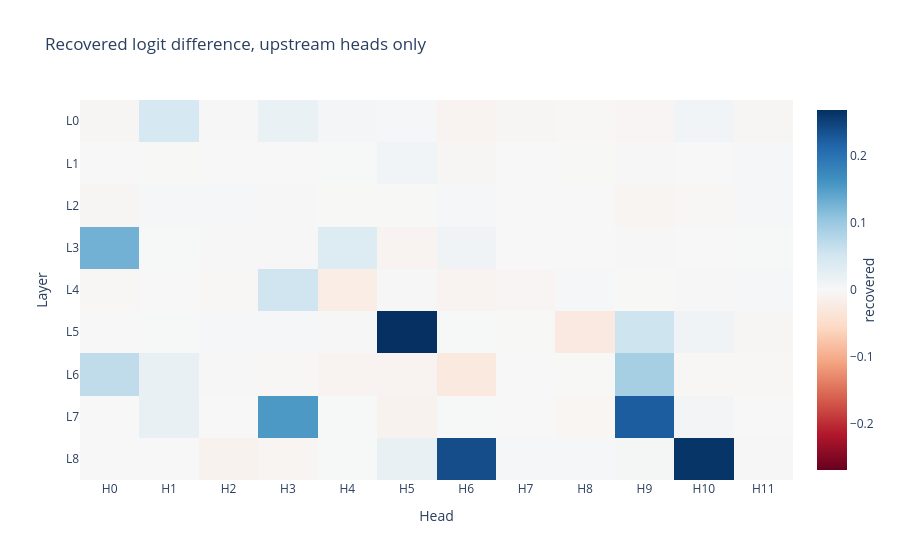

The cell this chart's notebook holds for it:
### Code cell
# The recovered fractions straddle zero, so plot_sweep centers a diverging scale
# on it and a head with no effect lands in the neutral color.
fig = plot_sweep(carried, title="Recovered logit difference, upstream heads only")
save_figure(fig, f"{OUTPUT_DIR}/plots/upstream_sweep.png")
fig
